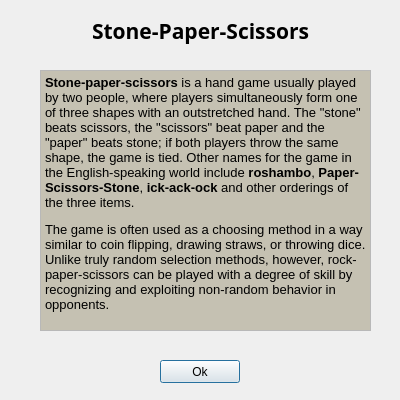
<?xml version="1.0" encoding="UTF-8"?>
<ui version="4.0">
 <class>About_StonePapersScissors</class>
 <widget class="QDialog" name="About_StonePapersScissors">
  <property name="geometry">
   <rect>
    <x>0</x>
    <y>0</y>
    <width>400</width>
    <height>400</height>
   </rect>
  </property>
  <property name="windowTitle">
   <string>About Stone - Paper - Scissors</string>
  </property>
  <widget class="QTextBrowser" name="textBrowser">
   <property name="geometry">
    <rect>
     <x>40</x>
     <y>70</y>
     <width>331</width>
     <height>261</height>
    </rect>
   </property>
   <property name="palette">
    <palette>
     <active>
      <colorrole role="Base">
       <brush brushstyle="SolidPattern">
        <color alpha="255">
         <red>197</red>
         <green>193</green>
         <blue>178</blue>
        </color>
       </brush>
      </colorrole>
     </active>
     <inactive>
      <colorrole role="Base">
       <brush brushstyle="SolidPattern">
        <color alpha="255">
         <red>197</red>
         <green>193</green>
         <blue>178</blue>
        </color>
       </brush>
      </colorrole>
     </inactive>
     <disabled>
      <colorrole role="Base">
       <brush brushstyle="SolidPattern">
        <color alpha="255">
         <red>239</red>
         <green>235</green>
         <blue>231</blue>
        </color>
       </brush>
      </colorrole>
     </disabled>
    </palette>
   </property>
   <property name="html">
    <string>&lt;!DOCTYPE HTML PUBLIC &quot;-//W3C//DTD HTML 4.0//EN&quot; &quot;http://www.w3.org/TR/REC-html40/strict.dtd&quot;&gt;
&lt;html&gt;&lt;head&gt;&lt;meta name=&quot;qrichtext&quot; content=&quot;1&quot; /&gt;&lt;style type=&quot;text/css&quot;&gt;
p, li { white-space: pre-wrap; }
&lt;/style&gt;&lt;/head&gt;&lt;body style=&quot; font-family:'Sans Serif'; font-size:9pt; font-weight:400; font-style:normal;&quot;&gt;
&lt;p style=&quot; margin-top:12px; margin-bottom:12px; margin-left:0px; margin-right:0px; -qt-block-indent:0; text-indent:0px;&quot;&gt;&lt;span style=&quot; font-size:10pt; font-weight:600;&quot;&gt;Stone-paper-scissors&lt;/span&gt;&lt;span style=&quot; font-size:10pt;&quot;&gt; is a hand game usually played by two people, where players simultaneously form one of three shapes with an outstretched hand. The &amp;quot;stone&amp;quot; beats scissors, the &amp;quot;scissors&amp;quot; beat paper and the &amp;quot;paper&amp;quot; beats stone; if both players throw the same shape, the game is tied. Other names for the game in the English-speaking world include &lt;/span&gt;&lt;span style=&quot; font-size:10pt; font-weight:600;&quot;&gt;roshambo&lt;/span&gt;&lt;span style=&quot; font-size:10pt;&quot;&gt;, &lt;/span&gt;&lt;span style=&quot; font-size:10pt; font-weight:600;&quot;&gt;Paper-Scissors-Stone&lt;/span&gt;&lt;span style=&quot; font-size:10pt;&quot;&gt;, &lt;/span&gt;&lt;span style=&quot; font-size:10pt; font-weight:600;&quot;&gt;ick-ack-ock&lt;/span&gt;&lt;span style=&quot; font-size:10pt;&quot;&gt; and other orderings of the three items.&lt;/span&gt;&lt;/p&gt;
&lt;p style=&quot; margin-top:12px; margin-bottom:12px; margin-left:0px; margin-right:0px; -qt-block-indent:0; text-indent:0px;&quot;&gt;&lt;span style=&quot; font-size:10pt;&quot;&gt;The game is often used as a choosing method in a way similar to coin flipping, drawing straws, or throwing dice. Unlike truly random selection methods, however, rock-paper-scissors can be played with a degree of skill by recognizing and exploiting non-random behavior in opponents.&lt;/span&gt;&lt;/p&gt;&lt;/body&gt;&lt;/html&gt;</string>
   </property>
  </widget>
  <widget class="QPushButton" name="buttonBox">
   <property name="geometry">
    <rect>
     <x>160</x>
     <y>360</y>
     <width>80</width>
     <height>23</height>
    </rect>
   </property>
   <property name="text">
    <string>Ok</string>
   </property>
  </widget>
  <widget class="QLabel" name="label">
   <property name="geometry">
    <rect>
     <x>40</x>
     <y>10</y>
     <width>321</width>
     <height>41</height>
    </rect>
   </property>
   <property name="font">
    <font>
     <family>ori1Uni</family>
     <pointsize>16</pointsize>
     <weight>75</weight>
     <bold>true</bold>
    </font>
   </property>
   <property name="text">
    <string>Stone-Paper-Scissors</string>
   </property>
   <property name="alignment">
    <set>Qt::AlignCenter</set>
   </property>
  </widget>
 </widget>
 <resources/>
 <connections/>
</ui>
